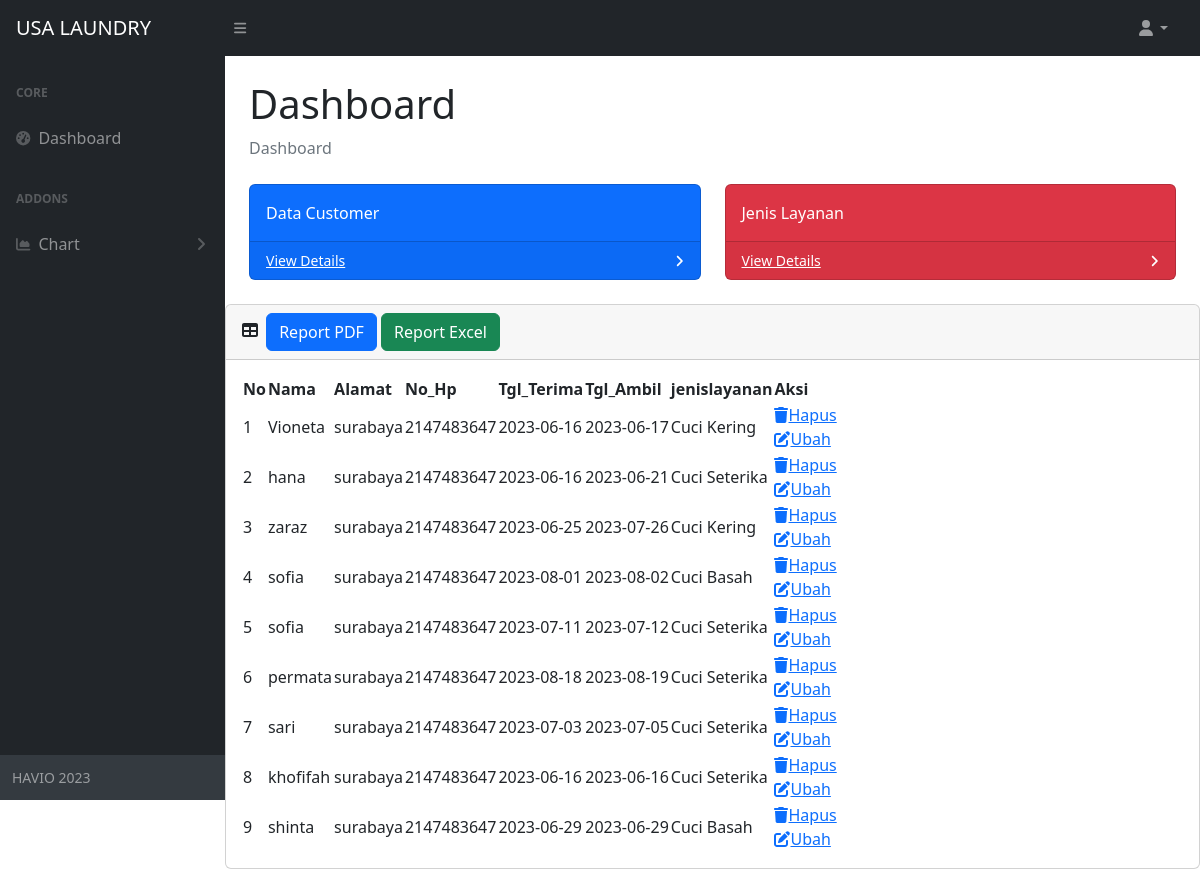
Screenshot of /admin/dashboard.php with the database file from the repository.
### tables this page shows
CREATE TABLE `detail` (
  `No_Identitas` int(100) NOT NULL,
  `Nama` varchar(100) DEFAULT NULL,
  `Alamat` varchar(200) DEFAULT NULL,
  `No_Hp` int(100) DEFAULT NULL,
  `Tgl_Terima` date DEFAULT NULL,
  `ambil` enum('Ya','Tidak') DEFAULT NULL,
  `Tgl_Ambil` date DEFAULT NULL,
  `jemput` enum('Ya','Tidak') DEFAULT NULL,
  `jenislayanan` enum('Cuci Kering','Cuci Basah','Cuci Seterika','Dry Cleaning') DEFAULT NULL
);

### admin/dashboard.php (the view, shortened to what this page needs)
<?php
include 'koneksi.php';
?>
<!DOCTYPE html>
<html lang="en">
<head>
    <link href="https://cdn.jsdelivr.net/npm/simple-datatables@7.1.2/dist/style.min.css" rel="stylesheet" />
    <link rel="stylesheet" href="https://cdnjs.cloudflare.com/ajax/libs/font-awesome/5.15.3/css/all.min.css">
    <link href="css/styles.css" rel="stylesheet" />
</head>
<body class="sb-nav-fixed">
    <nav class="sb-topnav navbar navbar-expand navbar-dark bg-dark">
        <a class="navbar-brand ps-3" href="dashboard.php">USA LAUNDRY</a>
        <button class="btn btn-link btn-sm order-1 order-lg-0 me-4 me-lg-0" id="sidebarToggle" href="#!"><i
                class="fas fa-bars"></i></button>
        <ul class="navbar-nav ms-auto ms-md-0 me-3 me-lg-4">
            <li class="nav-item dropdown">
                <a class="nav-link dropdown-toggle" id="navbarDropdown" href="#" role="button" data-bs-toggle="dropdown"
                    aria-expanded="false"><i class="fas fa-user fa-fw"></i></a>
            </li>
        </ul>
    </nav>
    <div id="layoutSidenav">
        <div id="layoutSidenav_nav">
            <nav class="sb-sidenav accordion sb-sidenav-dark" id="sidenavAccordion">
                <div class="sb-sidenav-menu">
                    <div class="nav">
                        <div class="sb-sidenav-menu-heading">Core</div>
                        <a class="nav-link" href="dashboard.php">
                            <div class="sb-nav-link-icon"><i class="fas fa-tachometer-alt"></i></div>
                            Dashboard
                        </a>
                        <div class="sb-sidenav-menu-heading">Addons</div>
                        <a class="nav-link collapsed" href="#" data-bs-toggle="collapse"
                            data-bs-target="#collapseLayouts" aria-expanded="false" aria-controls="collapseLayouts">
                            <div class="sb-nav-link-icon"><i class="fas fa-chart-area"></i></div>
                            Chart
                            <div class="sb-sidenav-collapse-arrow"><i class="fas fa-angle-down"></i></div>
                        </a>
                    </div>
                </div>
                <div class="sb-sidenav-footer">
                    <div class="small">HAVIO 2023</div>
                </div>
            </nav>
        </div>
        <div id="layoutSidenav_content">
            <main>
                <div class="container-fluid px-4">
                    <h1 class="mt-4">Dashboard</h1>
                    <ol class="breadcrumb mb-4">
                        <li class="breadcrumb-item active">Dashboard</li>
                    </ol>
                    <div class="row">
                        <div class="col-xl-6 col-md-10">
                            <div class="card bg-primary text-white mb-4">
                                <div class="card-body">Data Customer</div>
                                <div class="card-footer d-flex align-items-center justify-content-between">
                                    <a class="small text-white stretched-link" href="datacustomer.php">View Details</a>
                                    <div class="small text-white"><i class="fas fa-angle-right"></i></div>
                                </div>
                            </div>
                        </div>
                        <div class="col-xl-6 col-md-10">
                            <div class="card bg-danger text-white mb-4">
                                <div class="card-body">Jenis Layanan</div>
                                <div class="card-footer d-flex align-items-center justify-content-between">
                                    <a class="small text-white stretched-link" href="chartslayanan.php">View Details</a>
                                    <div class="small text-white"><i class="fas fa-angle-right"></i></div>
                                </div>
                            </div>
                        </div>
                    </div>
                </div>
                <div class="card mb-4">
                    <div class="card-header">
                        <i class="fas fa-table me-1"></i>
                        <a class="btn btn-primary" href="generatepdf.php">Report PDF</a>
                        <a class="btn btn-success" href="generateexcel.php">Report Excel</a>
                    </div>
                    <div class="card-body">
                        <table id="datatablesSimple">
                            <thead>
                                <tr>
                                    <th>No</th>
                                    <th>Nama</th>
                                    <th>Alamat</th>
                                    <th>No_Hp</th>
                                    <th>Tgl_Terima</th>
                                    <th>Tgl_Ambil</th>
                                    <th>jenislayanan</th>
                                    <th>Aksi</th>
                                </tr>
                            </thead>
                            <tbody>
                                <?php
                                      $query = "SELECT * FROM detail";
                                      $result = mysqli_query($conn, $query);
                                      $no = 1;
                                      while ($row = mysqli_fetch_assoc($result)) {
                                          echo "<tr>";
                                          echo "<td>" . $no++ . "</td>";
                                          echo "<td>" . $row['Nama'] . "</td>";
                                          echo "<td>" . $row['Alamat'] . "</td>";
                                          echo "<td>" . $row['No_Hp'] . "</td>";
                                          echo "<td>" . $row['Tgl_Terima'] . "</td>";
                                          echo "<td>" . $row['Tgl_Ambil'] . "</td>";
                                          echo "<td>" . $row['jenislayanan'] . "</td>";
                                          echo "<td>";
                                          echo "<a href='hapuscuci.php?No_Identitas=" . $row["No_Identitas"] . "' class='w3-button w3-red'><i class='fas fa-trash'></i>Hapus</a><br>";
                                          echo "<a href='ubahcuci.php?No_Identitas=" . $row["No_Identitas"] . "' class='w3-button w3-blue'><i class='fas fa-edit'></i>Ubah</a>";
                                          echo "</td>";
                                          echo "</tr>";
                                      }
                                      ?>
                            </tbody>
                        </table>
                    </div>
                </div>
        </div>
    </div>
</body>
</html>

### rows the page displays
detail: Nama "Vioneta", Alamat "surabaya", No_Hp "2147483647", Tgl_Terima "2023-06-16", Tgl_Ambil "2023-06-17", jenislayanan "Cuci Kering"
detail: Nama "hana", Alamat "surabaya", No_Hp "2147483647", Tgl_Terima "2023-06-16", Tgl_Ambil "2023-06-21", jenislayanan "Cuci Seterika"
detail: Nama "zaraz", Alamat "surabaya", No_Hp "2147483647", Tgl_Terima "2023-06-25", Tgl_Ambil "2023-07-26", jenislayanan "Cuci Kering"
detail: Nama "sofia", Alamat "surabaya", No_Hp "2147483647", Tgl_Terima "2023-08-01", Tgl_Ambil "2023-08-02", jenislayanan "Cuci Basah"
detail: Nama "sofia", Alamat "surabaya", No_Hp "2147483647", Tgl_Terima "2023-07-11", Tgl_Ambil "2023-07-12", jenislayanan "Cuci Seterika"
detail: Nama "permata", Alamat "surabaya", No_Hp "2147483647", Tgl_Terima "2023-08-18", Tgl_Ambil "2023-08-19", jenislayanan "Cuci Seterika"
detail: Nama "sari", Alamat "surabaya", No_Hp "2147483647", Tgl_Terima "2023-07-03", Tgl_Ambil "2023-07-05", jenislayanan "Cuci Seterika"
detail: Nama "khofifah", Alamat "surabaya", No_Hp "2147483647", Tgl_Terima "2023-06-16", Tgl_Ambil "2023-06-16", jenislayanan "Cuci Seterika"
detail: Nama "shinta", Alamat "surabaya", No_Hp "2147483647", Tgl_Terima "2023-06-29", Tgl_Ambil "2023-06-29", jenislayanan "Cuci Basah"
